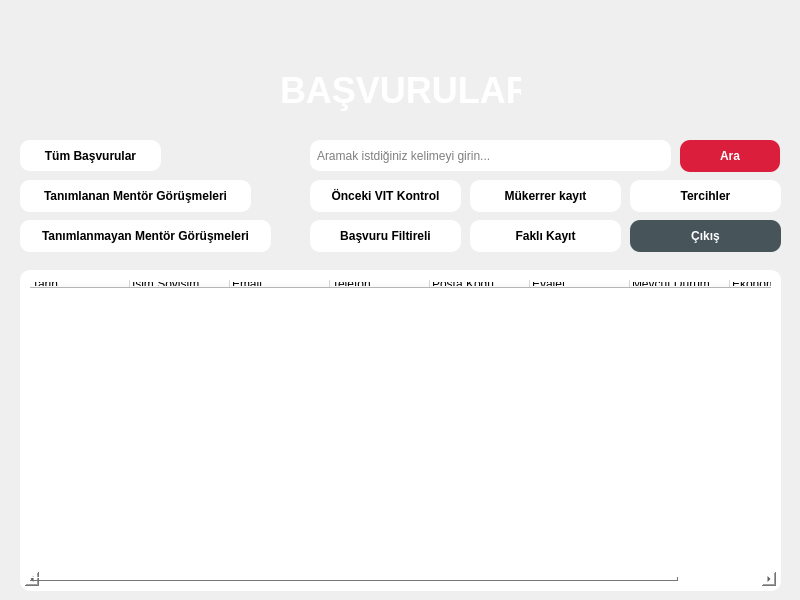
<?xml version="1.0" encoding="UTF-8"?>
<ui version="4.0">
 <class>MainWindow</class>
 <widget class="QMainWindow" name="MainWindow">
  <property name="geometry">
   <rect>
    <x>0</x>
    <y>0</y>
    <width>800</width>
    <height>600</height>
   </rect>
  </property>
  <property name="windowTitle">
   <string>MainWindow</string>
  </property>
  <property name="styleSheet">
   <string notr="true">background-image: url(:/assets/assets/zemin-buyuk.jpg);
QWidget::setFixedSize(800, 600);</string>
  </property>
  <widget class="QWidget" name="centralwidget">
   <widget class="QPushButton" name="pushButton">
    <property name="geometry">
     <rect>
      <x>680</x>
      <y>140</y>
      <width>100</width>
      <height>32</height>
     </rect>
    </property>
    <property name="styleSheet">
     <string notr="true">QPushButton{
color:white;
background:#db1e3c;
border-radius:10px;
font-weight:bold;
}

QPushButton::hover{
color:#db1e3c;
background:white;
border-radius:10px;
font-weight:bold
}</string>
    </property>
    <property name="text">
     <string>Ara</string>
    </property>
   </widget>
   <widget class="QLabel" name="label">
    <property name="geometry">
     <rect>
      <x>280</x>
      <y>70</y>
      <width>241</width>
      <height>41</height>
     </rect>
    </property>
    <property name="styleSheet">
     <string notr="true">color:white;
font-size:36px;
font-weight:bold;
background:none</string>
    </property>
    <property name="text">
     <string>BAŞVURULAR</string>
    </property>
   </widget>
   <widget class="QLineEdit" name="lineEdit">
    <property name="geometry">
     <rect>
      <x>310</x>
      <y>140</y>
      <width>361</width>
      <height>31</height>
     </rect>
    </property>
    <property name="styleSheet">
     <string notr="true">QLineEdit{
border-radius:10px;
background:none;
padding:5px
}</string>
    </property>
    <property name="placeholderText">
     <string>Aramak istdiğiniz kelimeyi girin...</string>
    </property>
   </widget>
   <widget class="QPushButton" name="pushButton_2">
    <property name="geometry">
     <rect>
      <x>20</x>
      <y>180</y>
      <width>231</width>
      <height>32</height>
     </rect>
    </property>
    <property name="styleSheet">
     <string notr="true">QPushButton{
color:black;
background:white;
border-radius:10px;
font-weight:bold;
}
QPushButton::hover{
color:white;
background:#47545a;
border-radius:10px;
font-weight:bold
}</string>
    </property>
    <property name="text">
     <string>Tanımlanan Mentör Görüşmeleri</string>
    </property>
   </widget>
   <widget class="QPushButton" name="pushButton_3">
    <property name="geometry">
     <rect>
      <x>20</x>
      <y>220</y>
      <width>251</width>
      <height>32</height>
     </rect>
    </property>
    <property name="styleSheet">
     <string notr="true">QPushButton{
color:black;
background:white;
border-radius:10px;
font-weight:bold;
}
QPushButton::hover{
color:white;
background:#47545a;
border-radius:10px;
font-weight:bold
}</string>
    </property>
    <property name="text">
     <string>Tanımlanmayan Mentör Görüşmeleri</string>
    </property>
   </widget>
   <widget class="QPushButton" name="pushButton_4">
    <property name="geometry">
     <rect>
      <x>310</x>
      <y>180</y>
      <width>151</width>
      <height>32</height>
     </rect>
    </property>
    <property name="styleSheet">
     <string notr="true">QPushButton{
color:black;
background:white;
border-radius:10px;
font-weight:bold;
}
QPushButton::hover{
color:white;
background:#47545a;
border-radius:10px;
font-weight:bold
}</string>
    </property>
    <property name="text">
     <string>Önceki VIT Kontrol</string>
    </property>
   </widget>
   <widget class="QPushButton" name="pushButton_5">
    <property name="geometry">
     <rect>
      <x>310</x>
      <y>220</y>
      <width>151</width>
      <height>32</height>
     </rect>
    </property>
    <property name="styleSheet">
     <string notr="true">QPushButton{
color:black;
background:white;
border-radius:10px;
font-weight:bold;
}
QPushButton::hover{
color:white;
background:#47545a;
border-radius:10px;
font-weight:bold
}</string>
    </property>
    <property name="text">
     <string>Başvuru Filtireli</string>
    </property>
   </widget>
   <widget class="QPushButton" name="pushButton_6">
    <property name="geometry">
     <rect>
      <x>470</x>
      <y>180</y>
      <width>151</width>
      <height>32</height>
     </rect>
    </property>
    <property name="styleSheet">
     <string notr="true">QPushButton{
color:black;
background:white;
border-radius:10px;
font-weight:bold;
}
QPushButton::hover{
color:white;
background:#47545a;
border-radius:10px;
font-weight:bold
}</string>
    </property>
    <property name="text">
     <string>Mükerrer kayıt</string>
    </property>
   </widget>
   <widget class="QPushButton" name="pushButton_7">
    <property name="geometry">
     <rect>
      <x>470</x>
      <y>220</y>
      <width>151</width>
      <height>32</height>
     </rect>
    </property>
    <property name="styleSheet">
     <string notr="true">QPushButton{
color:black;
background:white;
border-radius:10px;
font-weight:bold;
}
QPushButton::hover{
color:white;
background:#47545a;
border-radius:10px;
font-weight:bold
}</string>
    </property>
    <property name="text">
     <string>Faklı Kayıt</string>
    </property>
   </widget>
   <widget class="QPushButton" name="pushButton_8">
    <property name="geometry">
     <rect>
      <x>20</x>
      <y>140</y>
      <width>141</width>
      <height>31</height>
     </rect>
    </property>
    <property name="styleSheet">
     <string notr="true">QPushButton{
color:black;
background:white;
border-radius:10px;
font-weight:bold;
}
QPushButton::hover{
color:white;
background:#47545a;
border-radius:10px;
font-weight:bold
}</string>
    </property>
    <property name="text">
     <string>Tüm Başvurular</string>
    </property>
   </widget>
   <widget class="QPushButton" name="pushButton_9">
    <property name="geometry">
     <rect>
      <x>630</x>
      <y>180</y>
      <width>151</width>
      <height>32</height>
     </rect>
    </property>
    <property name="styleSheet">
     <string notr="true">QPushButton{
color:black;
background:white;
border-radius:10px;
font-weight:bold;
}
QPushButton::hover{
color:white;
background:#47545a;
border-radius:10px;
font-weight:bold
}</string>
    </property>
    <property name="text">
     <string>Tercihler</string>
    </property>
   </widget>
   <widget class="QPushButton" name="pushButton_10">
    <property name="geometry">
     <rect>
      <x>630</x>
      <y>220</y>
      <width>151</width>
      <height>32</height>
     </rect>
    </property>
    <property name="styleSheet">
     <string notr="true">QPushButton{
color:white;
background:#47545a;
border-radius:10px;
font-weight:bold;
}

QPushButton::hover{
color:#47545a;
background:white;
border-radius:10px;
font-weight:bold
}</string>
    </property>
    <property name="text">
     <string>Çıkış</string>
    </property>
   </widget>
   <widget class="QTableWidget" name="tableWidget">
    <property name="geometry">
     <rect>
      <x>20</x>
      <y>270</y>
      <width>761</width>
      <height>321</height>
     </rect>
    </property>
    <property name="styleSheet">
     <string notr="true">background:white;
border-radius:10px;
padding:5px;
color:black</string>
    </property>
    <property name="tabKeyNavigation">
     <bool>true</bool>
    </property>
    <property name="dragEnabled">
     <bool>true</bool>
    </property>
    <property name="sortingEnabled">
     <bool>true</bool>
    </property>
    <property name="rowCount">
     <number>0</number>
    </property>
    <attribute name="horizontalHeaderCascadingSectionResizes">
     <bool>false</bool>
    </attribute>
    <attribute name="horizontalHeaderMinimumSectionSize">
     <number>19</number>
    </attribute>
    <attribute name="horizontalHeaderDefaultSectionSize">
     <number>100</number>
    </attribute>
    <attribute name="verticalHeaderMinimumSectionSize">
     <number>21</number>
    </attribute>
    <attribute name="verticalHeaderDefaultSectionSize">
     <number>25</number>
    </attribute>
    <column>
     <property name="text">
      <string>Tarih</string>
     </property>
     <property name="textAlignment">
      <set>AlignLeading|AlignVCenter</set>
     </property>
    </column>
    <column>
     <property name="text">
      <string>Isim Soyisim</string>
     </property>
     <property name="textAlignment">
      <set>AlignLeading|AlignVCenter</set>
     </property>
    </column>
    <column>
     <property name="text">
      <string>Email</string>
     </property>
     <property name="textAlignment">
      <set>AlignLeading|AlignVCenter</set>
     </property>
    </column>
    <column>
     <property name="text">
      <string>Telefon</string>
     </property>
     <property name="textAlignment">
      <set>AlignLeading|AlignVCenter</set>
     </property>
    </column>
    <column>
     <property name="text">
      <string>Posta Kodu</string>
     </property>
     <property name="textAlignment">
      <set>AlignLeading|AlignVCenter</set>
     </property>
    </column>
    <column>
     <property name="text">
      <string>Eyalet</string>
     </property>
     <property name="textAlignment">
      <set>AlignLeading|AlignVCenter</set>
     </property>
    </column>
    <column>
     <property name="text">
      <string>Mevcut Durum</string>
     </property>
     <property name="textAlignment">
      <set>AlignLeading|AlignVCenter</set>
     </property>
    </column>
    <column>
     <property name="text">
      <string>Ekonomik Durum</string>
     </property>
     <property name="textAlignment">
      <set>AlignLeading|AlignVCenter</set>
     </property>
    </column>
   </widget>
  </widget>
 </widget>
 <resources>
  <include location="assets.qrc"/>
 </resources>
 <connections/>
</ui>
